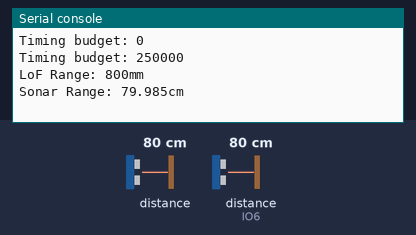
Bench run of a program on a simulated ESP32 board running CircuitPython. Shown: the last lines printed to the serial console. Inputs (shaded band) come from the test bench; at power-on: distance to the obstacle 80 cm, distance to the obstacle (sensor on IO6) 80 cm. The echo pulse lasts 58.3 µs per cm.

Above: at 1.2 s.
1.3 s: distance to the obstacle (sensor 0) set to 2 cm
At 2.7 s:
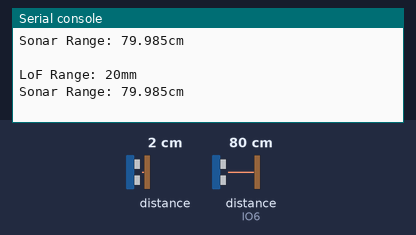
4.0 s: distance to the obstacle (sensor on IO6) set to 2 cm
At 5.5 s:
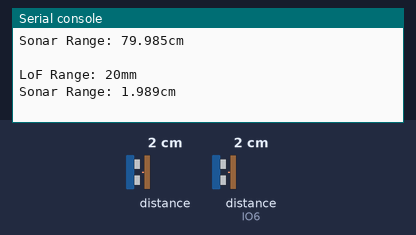
6.7 s: distance to the obstacle (sensor 0) set to 4 cm
At 8.6 s:
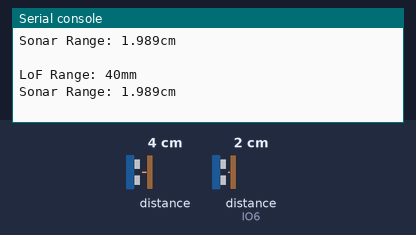
9.4 s: distance to the obstacle (sensor on IO6) set to 4 cm
At 11.4 s:
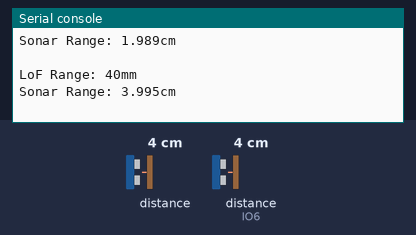
Timing chart, 0 to 12.9 s (numbered marks = the images above; inputs shaded):
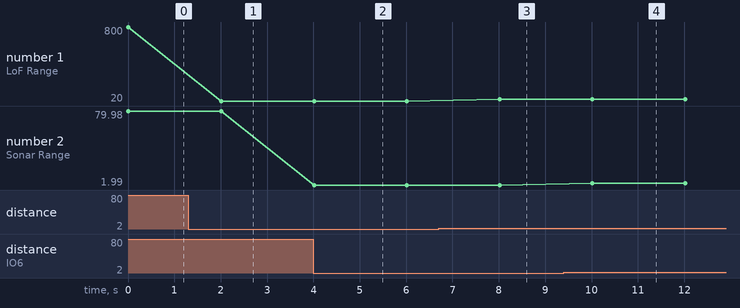

Measured:
- after the input at 1.3 s, the serial console: prints a new line after 0.71 s (image 1)
- after the input at 4.0 s, the serial console: prints a new line at once (image 2)
- after the input at 6.7 s, the serial console: prints a new line after 1.3 s (image 3)
- after the input at 9.4 s, the serial console: prints a new line after 0.62 s (image 4)
- plotted number 1: 800 → 20 after the input at 1.3 s, 20 → 40 after the input at 6.7 s
- plotted number 2: 79.98 → 1.99 after the input at 4.0 s, 1.99 → 4 after the input at 9.4 s

The program:

range-compare.py
```python
# Simple demo of the VL53L0X distance sensor.
# Will print the sensed range/distance every second.
import time

import board
import busio

import adafruit_vl53l0x
import adafruit_hcsr04

# Initialize I2C bus and sensor.
i2c = busio.I2C(board.IO9, board.IO8)
vl53 = adafruit_vl53l0x.VL53L0X(i2c)
sonar = adafruit_hcsr04.HCSR04(trigger_pin=board.IO5, echo_pin=board.IO6)

# Optionally adjust the measurement timing budget to change speed and accuracy.
# See the example here for more details:
#   https://github.com/pololu/vl53l0x-arduino/blob/master/examples/Single/Single.ino
# For example a higher speed but less accurate timing budget of 20ms:
# vl53.measurement_timing_budget = 20000
# Or a slower but more accurate timing budget of 200ms:
# vl53.measurement_timing_budget = 200000
# The default timing budget is 33ms, a good compromise of speed and accuracy.
print(f"Timing budget: {vl53.measurement_timing_budget}")
vl53.measurement_timing_budget = 250000
print(f"Timing budget: {vl53.measurement_timing_budget}")

# Main loop will read the range and print it every second.

while True:
    print(f"LoF Range: {vl53.range}mm")
    print(f"Sonar Range: {sonar.distance}cm\n")
    time.sleep(2.0)
```
